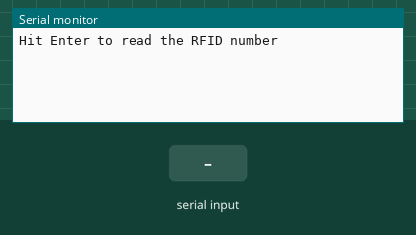
Recording of a sketch running on a simulated Arduino Uno, built with avr-gcc and run on an emulated ATmega328P. Shown: the last lines printed to the serial monitor. Inputs (shaded band) come from the test bench.

Above: at 1.2 s.
1.3 s: "1" received over Serial
At 2.0 s:
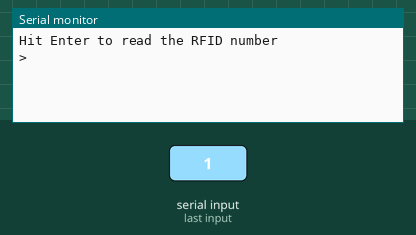
2.8 s: "1" received over the second serial link
At 3.2 s:
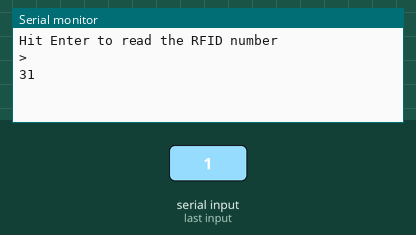
4.3 s: "0" received over the second serial link
At 5.5 s:
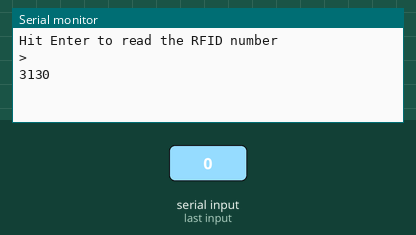

The sketch:

RFID.ino
```cpp
#include <SoftwareSerial.h>

SoftwareSerial mySerial(2, 3);
char txrxbuffer[255];

char get_readID[] = { 0xAA , 0x00, 0x03, 0x25, 0x26, 0x00, 0x00, 0xBB };
void setup()
{
Serial.begin(57600);
Serial.println("Hit Enter to read the RFID number");
mySerial.begin(9600);
}

void loop() // run over and over
{

int counter = 0;
if (mySerial.available())
  Serial.print(mySerial.read(),HEX);


if (Serial.available()){
    Serial.read();
    Serial.println(">");
    for (counter =0 ; counter < 8 ; counter++){
      mySerial.write(get_readID[counter]);
    }
}
}
```

Measured:
- after the input at 1.3 s, the serial monitor: prints a new line at once (image 1)
- after the input at 2.8 s, the serial monitor: prints a new line at once (image 2)
- after the input at 4.3 s, the serial monitor: prints a new line at once (image 3)
